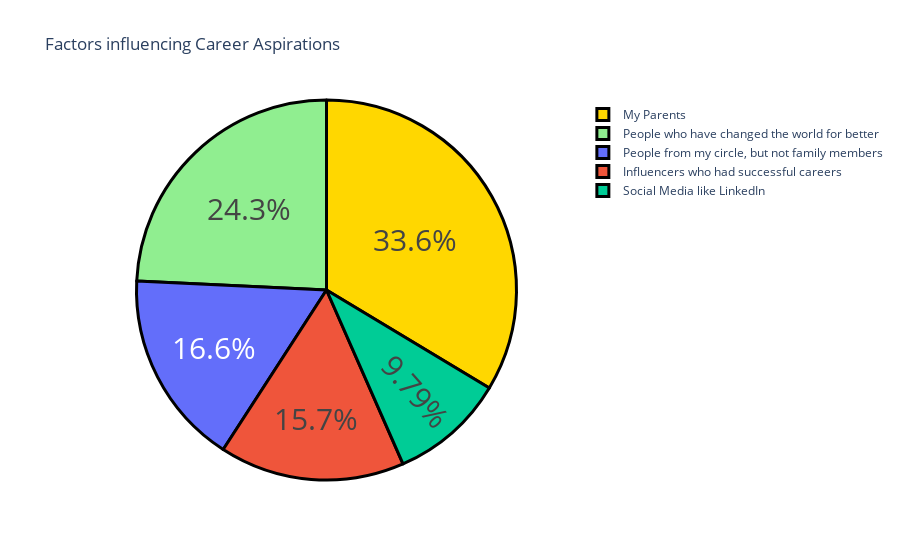

Notebook code cell kept with this figure:
### Markdown cell above
Objective 2 : What are the Factor influencing the Career aspirations of Genz

### Code cell
question1 = data['Which of the below factors influence the most about your career aspirations ?'].value_counts()
label = question1.index
counts = question1.values
colors = ['gold' , 'lightgreen' ]
fig = go.Figure(data = [go.Pie(labels = label , values = counts)])
fig.update_layout(title_text ="Factors influencing Career Aspirations")
fig.update_traces(hoverinfo = 'label+value' , textinfo ='percent' , textfont_size = 30,
                  marker = dict(colors =colors , line = dict(color = 'Black'  ,width = 3)))

fig.show()

### Figure 1 — Plotly figure (JSON) as saved in the notebook; plotly's stock layout.template omitted (floating-point values rounded to 4 significant figures)
{"data": [{"hoverinfo": "label+value", "labels": ["My Parents", "People who have changed the world for better", "People from my circle, but not family members", "Influencers who had successful careers", "Social Media like LinkedIn"], "marker": {"colors": ["gold", "lightgreen"], "line": {"color": "Black", "width": 3}}, "textfont": {"size": 30}, "textinfo": "percent", "type": "pie", "values": [79, 57, 39, 37, 23]}], "layout": {"autosize": true, "title": {"text": "Factors influencing Career Aspirations"}}}
